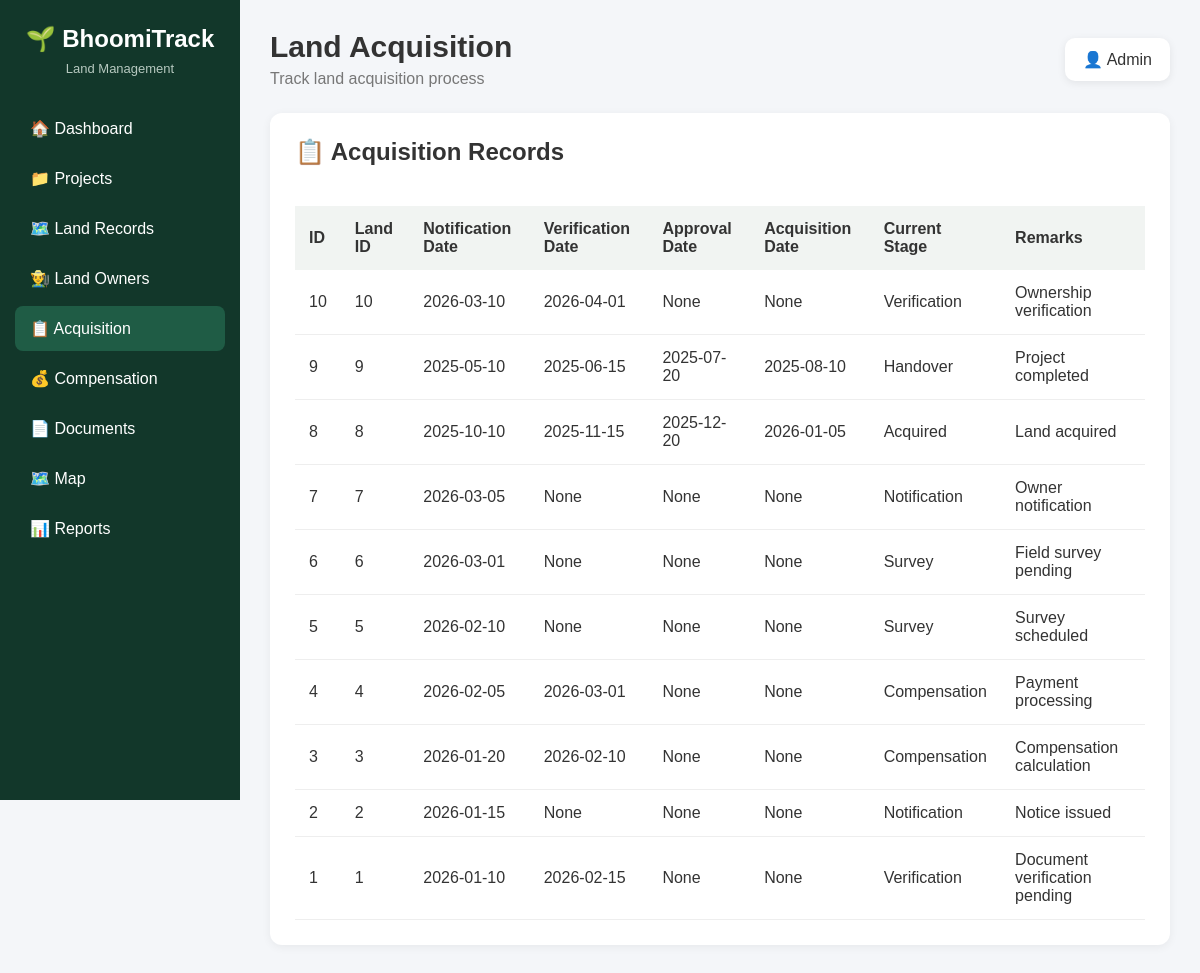
Page /acquisition on the committed database.
### tables this page shows
CREATE TABLE "acquisition" (
"acquisition_id" INTEGER,
  "land_id" INTEGER,
  "notification_date" TEXT,
  "verification_date" TEXT,
  "approval_date" TEXT,
  "acquisition_date" TEXT,
  "current_stage" TEXT,
  "remarks" TEXT
);

### app.py (the view)
@app.route("/acquisition")
def acquisition():
    connection = get_db_connection()
    acquisition_records = connection.execute("""
        SELECT *
        FROM acquisition
        ORDER BY acquisition_id DESC
    """).fetchall()
    connection.close()
    return render_template(
        "acquisition.html",
        acquisition_records=acquisition_records
    )

### app.py (called while the page is built)
def get_db_connection():
    connection = sqlite3.connect("database.db")
    connection.row_factory = sqlite3.Row
    return connection

### templates/acquisition.html (shortened to what this page needs)
<!DOCTYPE html>
<html lang="en">
<head>
    <link rel="stylesheet"
          href="{{ url_for('static', filename='style.css') }}">
</head>
<body>
    <div class="sidebar">
        <h2>🌱 BhoomiTrack</h2>
        <p class="side-title">
            Land Management
        </p>
        <a href="/">🏠 Dashboard</a>
        <a href="/projects">📁 Projects</a>
        <a href="/land">🗺️ Land Records</a>
        <a href="/owners">👨‍🌾 Land Owners</a>
        <a href="/acquisition" class="active">
            📋 Acquisition
        </a>
        <a href="/compensation">
            💰 Compensation
        </a>
        <a href="/documents">
            📄 Documents
        </a>
        <a href="/map">
            🗺️ Map
        </a>
        <a href="/reports">
            📊 Reports
        </a>
    </div>
    <div class="main">
        <div class="header">
            <div>
                <h1>Land Acquisition</h1>
                <p>
                    Track land acquisition process
                </p>
            </div>
            <div class="admin">
                👤 Admin
            </div>
        </div>
        <div class="box">
            <h2>📋 Acquisition Records</h2>
            <br>
            <table>
                <thead>
                    <tr>
                        <th>ID</th>
                        <th>Land ID</th>
                        <th>Notification Date</th>
                        <th>Verification Date</th>
                        <th>Approval Date</th>
                        <th>Acquisition Date</th>
                        <th>Current Stage</th>
                        <th>Remarks</th>
                    </tr>
                </thead>
                <tbody>
                    {% for record in acquisition_records %}
                    <tr>
                        <td>
                            {{ record["acquisition_id"] }}
                        </td>
                        <td>
                            {{ record["land_id"] }}
                        </td>
                        <td>
                            {{ record["notification_date"] }}
                        </td>
                        <td>
                            {{ record["verification_date"] }}
                        </td>
                        <td>
                            {{ record["approval_date"] }}
                        </td>
                        <td>
                            {{ record["acquisition_date"] }}
                        </td>
                        <td>
                            {{ record["current_stage"] }}
                        </td>
                        <td>
                            {{ record["remarks"] }}
                        </td>
                    </tr>
                    {% endfor %}
                </tbody>
            </table>
        </div>
    </div>
</body>
</html>

### static/style.css (style rules this page uses)
* { margin: 0; padding: 0; box-sizing: border-box; font-family: Arial, sans-serif; }
body { background: #f4f6f9; color: #333; }
.sidebar { position: fixed; left: 0; top: 0; width: 240px; height: 100vh; background: #12372a; color: white; padding: 25px 15px; }
.sidebar h2 { text-align: center; margin-bottom: 8px; }
.side-title { text-align: center; color: #b7c9c0; font-size: 13px; margin-bottom: 30px; }
.sidebar a { display: block; padding: 13px 15px; margin: 5px 0; color: white; text-decoration: none; border-radius: 8px; }
.sidebar a:hover, .sidebar a.active { background: #1f5c45; }
.main { margin-left: 240px; padding: 30px; }
.header { display: flex; justify-content: space-between; align-items: center; margin-bottom: 25px; }
.header h1 { font-size: 30px; }
.header p { margin-top: 6px; color: #777; }
.admin { background: white; padding: 12px 18px; border-radius: 10px; box-shadow: 0 2px 8px rgba(0,0,0,0.08); }
.box { background: white; padding: 25px; border-radius: 12px; box-shadow: 0 2px 10px rgba(0,0,0,0.06); }
.box h2 { margin-bottom: 22px; }
table { width: 100%; border-collapse: collapse; }
th { background: #f1f4f2; text-align: left; padding: 14px; }
td { padding: 14px; border-bottom: 1px solid #eee; }

### rows in the picture
acquisition: acquisition_id "10", land_id "10", notification_date "2026-03-10", verification_date "2026-04-01", approval_date "None", acquisition_date "None", current_stage "Verification", remarks "Ownership verification"
acquisition: acquisition_id "9", land_id "9", notification_date "2025-05-10", verification_date "2025-06-15", approval_date "2025-07-20", acquisition_date "2025-08-10", current_stage "Handover", remarks "Project completed"
acquisition: acquisition_id "8", land_id "8", notification_date "2025-10-10", verification_date "2025-11-15", approval_date "2025-12-20", acquisition_date "2026-01-05", current_stage "Acquired", remarks "Land acquired"
acquisition: acquisition_id "7", land_id "7", notification_date "2026-03-05", verification_date "None", approval_date "None", acquisition_date "None", current_stage "Notification", remarks "Owner notification"
acquisition: acquisition_id "6", land_id "6", notification_date "2026-03-01", verification_date "None", approval_date "None", acquisition_date "None", current_stage "Survey", remarks "Field survey pending"
acquisition: acquisition_id "5", land_id "5", notification_date "2026-02-10", verification_date "None", approval_date "None", acquisition_date "None", current_stage "Survey", remarks "Survey scheduled"
acquisition: acquisition_id "4", land_id "4", notification_date "2026-02-05", verification_date "2026-03-01", approval_date "None", acquisition_date "None", current_stage "Compensation", remarks "Payment processing"
acquisition: acquisition_id "3", land_id "3", notification_date "2026-01-20", verification_date "2026-02-10", approval_date "None", acquisition_date "None", current_stage "Compensation", remarks "Compensation calculation"
acquisition: acquisition_id "2", land_id "2", notification_date "2026-01-15", verification_date "None", approval_date "None", acquisition_date "None", current_stage "Notification", remarks "Notice issued"
acquisition: acquisition_id "1", land_id "1", notification_date "2026-01-10", verification_date "2026-02-15", approval_date "None", acquisition_date "None", current_stage "Verification", remarks "Document verification pending"
